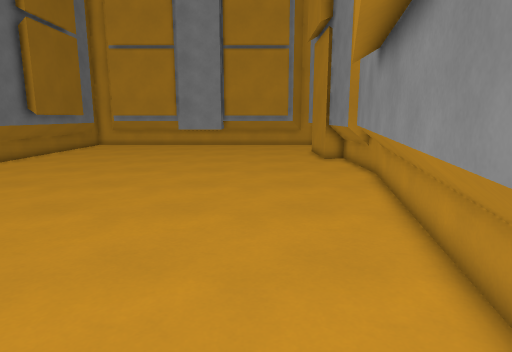
view 1 (above)

16 first-person views from a walk through a level from a Godot 3-D game. The camera is 1.4 m above the floor, tilts 10° down and sees 75° across. The floor is counted in squares, 0.5 m on a side. Each view is taken from the middle of a square. On the plan, view 1 faces up. The plan holds only what a view shows up to about 20 squares ahead; the rest is blank. The place goes on beyond the plan.

view 2
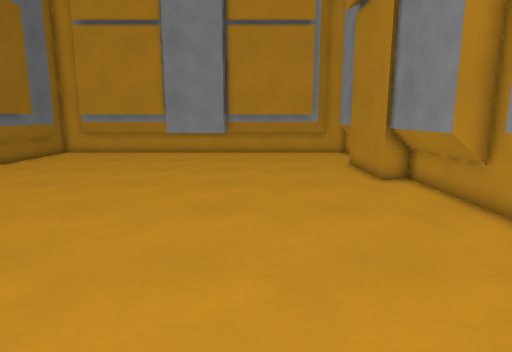

view 3
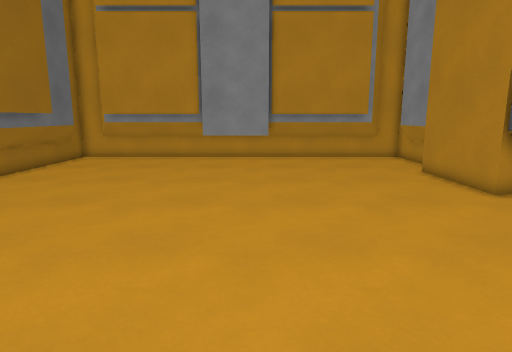

view 4
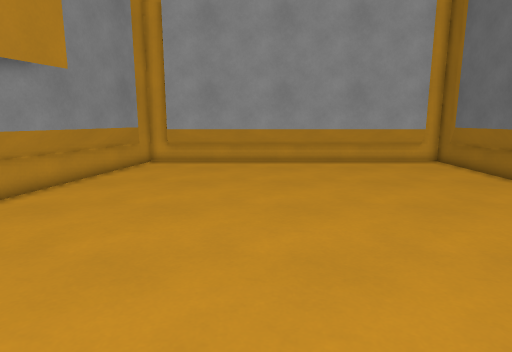

view 5
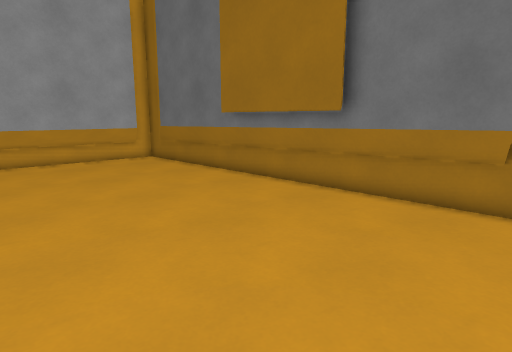

view 6
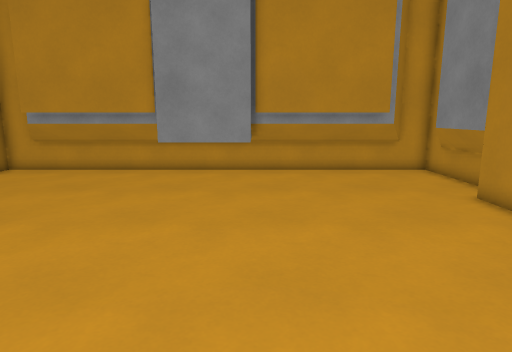

view 7
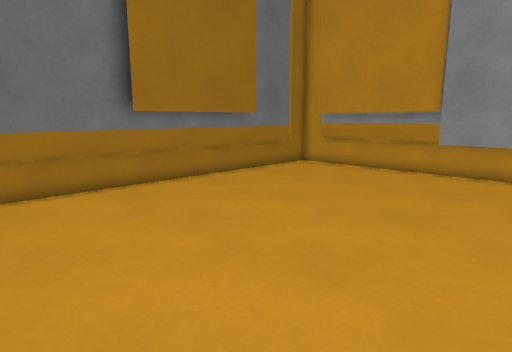

view 8
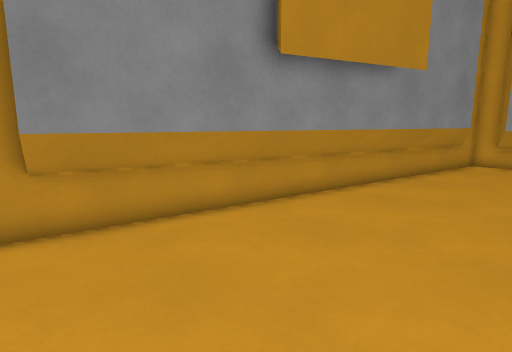

view 9
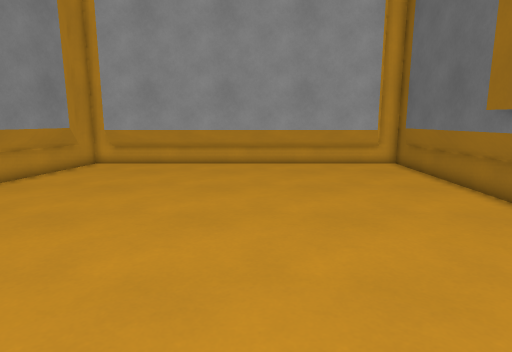

view 10
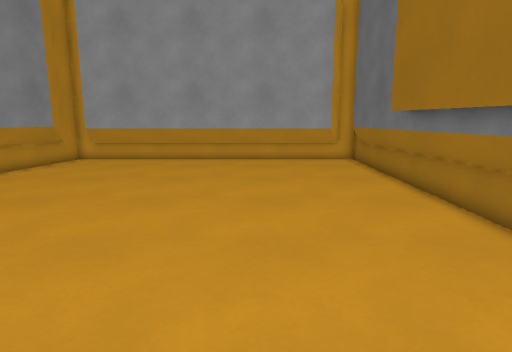

view 11
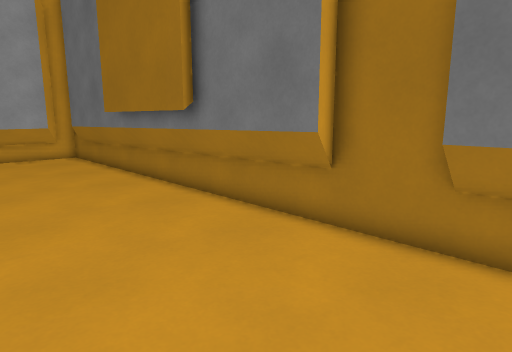

view 12
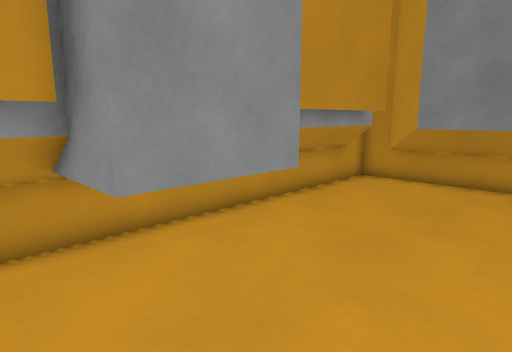

view 13
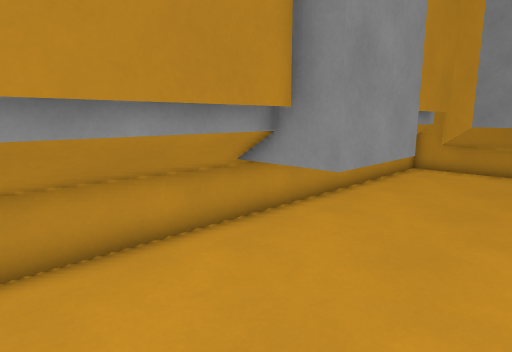

view 14
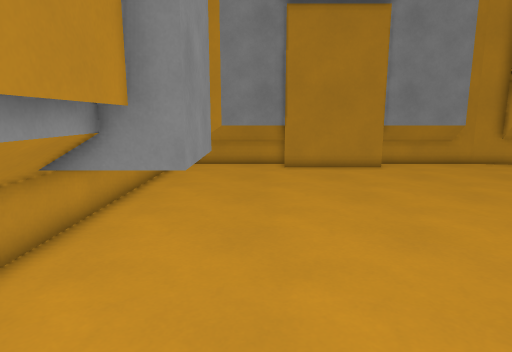

view 15
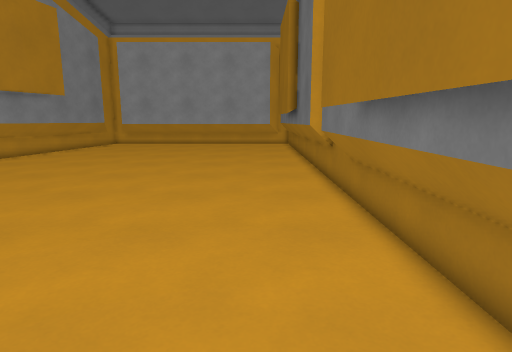

view 16
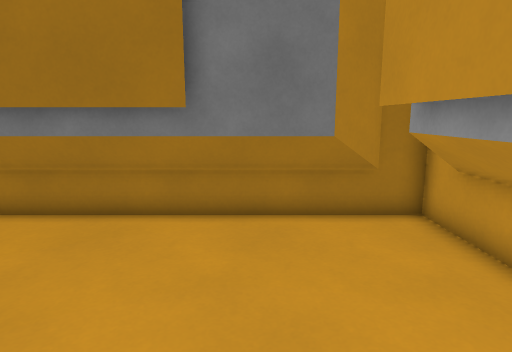

### Floor plan
Points are (right, up) in squares from view 1. A wall is a line through its corners. A room is listed if a view was taken in it or the views show most of it. See-through windows are left out.
Room 1 (views 1, 2, 3, 4, 5, 6, 7, 8, 9, 10, 11, 12, 13, 14, 15, 16)
walls: (5, 15.6) (5.9, 15.4); (-15.3, 15.7) (-15.3, -1.4) (-16.4, -3.6); (-14.8, 11.2) (-14.7, 5.1); (5.3, 12.9) (6.2, 16.9); (6.2, 16.8) (6.2, 19); (6.2, 18.2) (5, 18.2) (5, 23); (-16.4, 18.4) (-16.4, 14); (4.8, 22.9) (4.8, 28.5); (-15.3, 25.1) (-15.3, 18.1); (-3.1, 31.4) (-7.2, 31.4); (5, 28.2) (5, 31.9); (-14.5, 28.6) (-14.5, 22.3); (-7.5, 32.4) (-13.8, 32.4); (-7.1, 33.2) (-14, 33.2); (3.1, 32.4) (-3, 32.4); (-15.3, 31.9) (-15.3, 25.9); (-14.4, -2.5) (-0.1, -2.5); (1.8, -3.7) (1.1, -1.5) (4.7, 15.7)
low walls: (4.3, 7.9) (4.9, 11.2); (3.5, 4.1) (3.9, 6.4); (2.4, -0.9) (3, 1.8)
ways out: gap at (-14, 33); gap at (0, -3); gap at (4, 33)

Positions as (right, up) in squares from view 1, and headings:
1: (0, 0), facing up
2: (-1, 8), facing up
3: (-4, 11), facing up
4: (-5, 16), facing down
5: (-5, 17), facing down-left
6: (-3, 17), facing up
7: (-3, 17), facing up-left
8: (-3, 17), facing down-right
9: (-8, 15), facing down
10: (-10, 17), facing down
11: (-9, 20), facing down-left
12: (-9, 27), facing up-right
13: (-13, 28), facing up-right
14: (-14, 30), facing right
15: (-13, 30), facing down
16: (-7, 30), facing left
